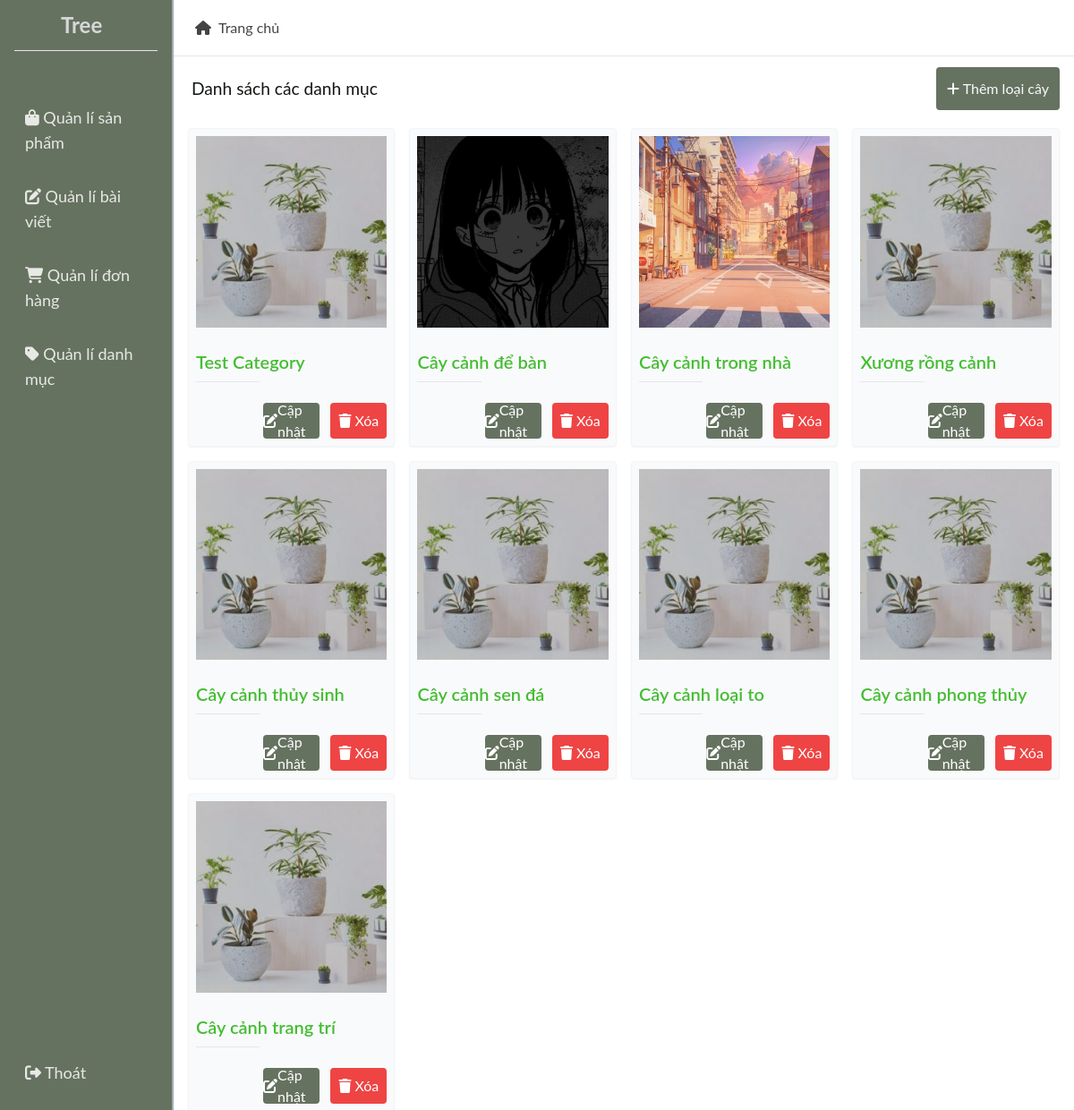
Screenshot of /category/list/ with the database file from the repository.
### core/models.py (models this page shows, shortened)
class BaseModel(models.Model):
    created_at = models.DateTimeField(auto_now_add=True)
    updated_at = models.DateTimeField(auto_now=True)
    class Meta:
        abstract = True

class Category(BaseModel):
    label = models.CharField(max_length=255, unique=True, blank=False)
    image = ProcessedImageField(
        upload_to=hashed_filename,
        default="defaults/category.png",
        processors=[ResizeToFill(320, 320)],
        format="PNG",
        options={"quality": 60},
    )
    slug = models.SlugField(max_length=255, unique=True)

### core/views.py (the view)
# urls.py: path("category/list/", CategoryListView.as_view(), name="category_list"),
class CategoryListView(ListView):
    model = Category
    template_name = "core/categories_list.html"
    context_object_name = "categories"
    ordering = ["-updated_at"]

### templates/core/categories_list.html (shortened to what this page needs)
{% extends "layout/admin.html" %}
{% load static %}
{% load crispy_forms_tags %}
{% load humanize %}
{% block content %}
<div id="posts_list" class="flex flex-col h-full gap-6">
    <div class="flex items-center justify-between h-10">
        <h2 class="px-1 text-[1.2rem]">Danh sách các danh mục</h2>
        <a href="{% url 'core:category_add' %}" class="p-3 bg-[#667260] rounded hover:bg-[#373d32] text-gray-50">
            <i class="fa-solid fa-plus"></i>
            <span>Thêm loại cây</span>
        </a>
    </div>
    <div class="container m-auto grid grid-cols-4 gap-4">
        {% for cate in categories %}
        <div class="post border flex flex-col gap-2 hover:scale-105 transition-transform shadow-sm">
            <a class="">
                <img class="w-full object-fill" src="{{ cate.image.url }}" alt="">
            </a>
            <a class="">
                <h2>{{ cate.label }}</h2>
            </a>
            <hr class="">
            <div class="flex justify-end items-center gap-3">
                <a href="{% url 'core:category_update' cate.id %}"
                    class="flex h-10 items-center justify-evenly bg-[#667260] hover:bg-[#373d32] transition-colors text-white rounded flex-1">
                    <i class="fas fa-edit"></i>
                    <span>Cập nhật</span>
                </a>
                <form action="{% url 'core:category_delete' cate.id %}" method="post"
                    class="flex-1 h-10 flex items-center justify-evenly text-white bg-red-500 rounded hover:bg-red-700">
                    <button class="w-full h-full rounded" type="submit"><i class="fas fa-trash"></i> Xóa</button>
                </form>
            </div>
        </div>
        {% endfor %}
    </div>
</div>
{% endblock content %}

### rows the page displays
Category: image (picture), label "Test Category"
Category: image (picture), label "Cây cảnh để bàn"
Category: image (picture), label "Cây cảnh trong nhà"
Category: image (picture), label "Xương rồng cảnh"
Category: image (picture), label "Cây cảnh thủy sinh"
Category: image (picture), label "Cây cảnh sen đá"
Category: image (picture), label "Cây cảnh loại to"
Category: image (picture), label "Cây cảnh phong thủy"
Category: image (picture), label "Cây cảnh trang trí"
